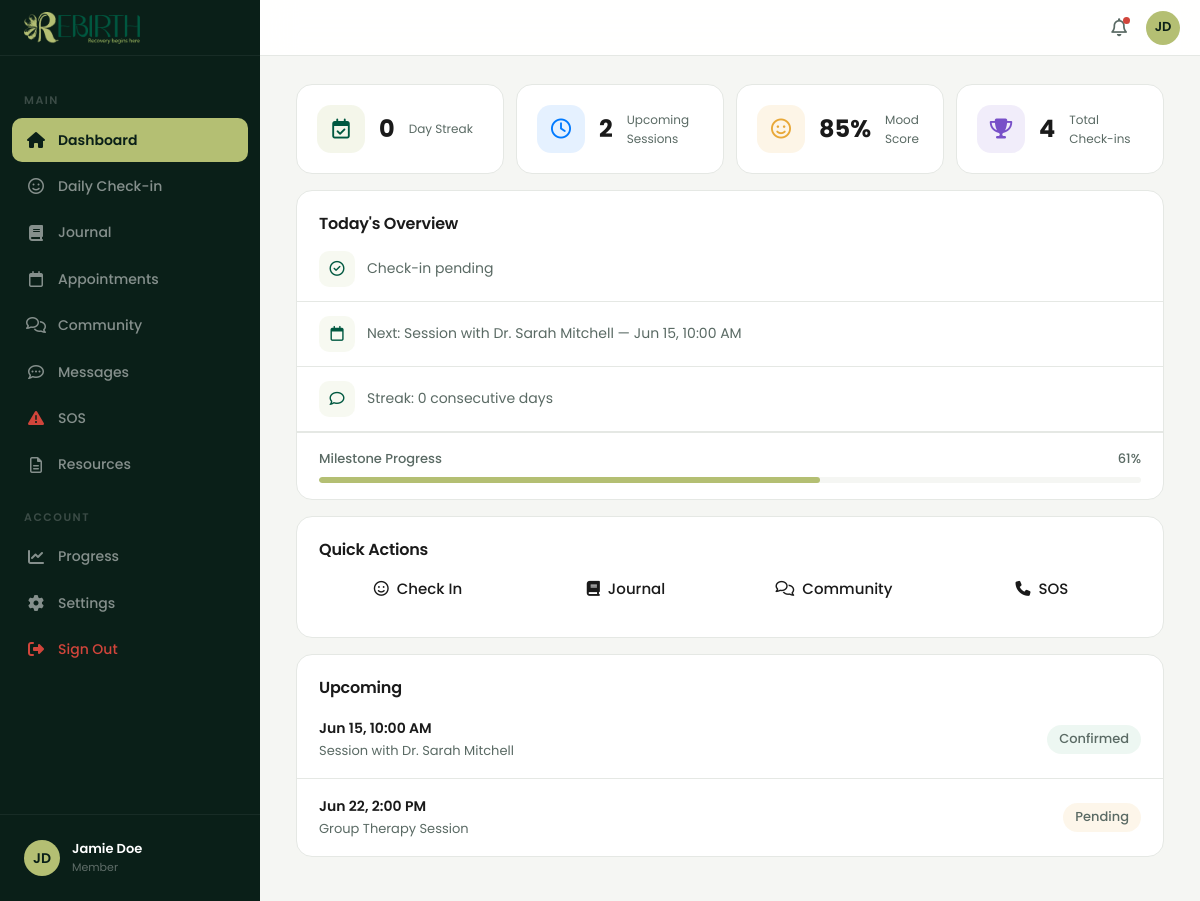
Page /panel/dashboard (signed in) on the committed database.
### tables this page shows
CREATE TABLE `users` (
  `id` INT AUTO_INCREMENT PRIMARY KEY,
  `name` VARCHAR(100) NOT NULL,
  `email` VARCHAR(255) NOT NULL UNIQUE,
  `password_hash` VARCHAR(255) NOT NULL,
  `role` ENUM('member','therapist','admin') NOT NULL DEFAULT 'member',
  `stage` ENUM('Onboarding','Active','Maintenance','Alumni') NOT NULL DEFAULT 'Onboarding',
  `avatar` VARCHAR(255) DEFAULT NULL,
  `initials` VARCHAR(4) NOT NULL,
  `created_at` DATETIME NOT NULL DEFAULT CURRENT_TIMESTAMP,
  `updated_at` DATETIME NOT NULL DEFAULT CURRENT_TIMESTAMP ON UPDATE CURRENT_TIMESTAMP
);

CREATE TABLE `appointments` (
  `id` INT AUTO_INCREMENT PRIMARY KEY,
  `user_id` INT NOT NULL,
  `therapist_id` INT DEFAULT NULL,
  `title` VARCHAR(200) NOT NULL,
  `date_time` DATETIME NOT NULL,
  `status` ENUM('confirmed','pending','cancelled','completed') NOT NULL DEFAULT 'pending',
  `notes` TEXT DEFAULT NULL,
  `created_at` DATETIME NOT NULL DEFAULT CURRENT_TIMESTAMP,
  FOREIGN KEY (`user_id`) REFERENCES `users`(`id`) ON DELETE CASCADE,
  FOREIGN KEY (`therapist_id`) REFERENCES `users`(`id`) ON DELETE SET NULL
);

### app/views/panel/dashboard.php (the view)
<div class="stats-row">
  <div class="stat-card">
    <div class="stat-icon green"><i class="fa-regular fa-calendar-check"></i></div>
    <div class="stat-value"><?= $streak ?></div>
    <div class="stat-label">Day Streak</div>
  </div>
  <div class="stat-card">
    <div class="stat-icon blue"><i class="fa-regular fa-clock"></i></div>
    <div class="stat-value"><?= count($appointments) ?></div>
    <div class="stat-label">Upcoming Sessions</div>
  </div>
  <div class="stat-card">
    <div class="stat-icon orange"><i class="fa-regular fa-face-smile"></i></div>
    <div class="stat-value"><?= $avgMood ?>%</div>
    <div class="stat-label">Mood Score</div>
  </div>
  <div class="stat-card">
    <div class="stat-icon purple"><i class="fa-solid fa-trophy"></i></div>
    <div class="stat-value"><?= $totalCheckins ?></div>
    <div class="stat-label">Total Check-ins</div>
  </div>
</div>
<div class="card">
  <h2>Today's Overview</h2>
  <div class="overview-row"><i class="fa-regular fa-circle-check"></i><span><?= $todayCheckin ? 'Check-in completed' : 'Check-in pending' ?></span></div>
  <div class="overview-row"><i class="fa-regular fa-calendar"></i><span><?= !empty($appointments) ? 'Next: ' . htmlspecialchars($appointments[0]['title']) . ' — ' . date('M j, g:i A', strtotime($appointments[0]['date_time'])) : 'No upcoming appointments' ?></span></div>
  <div class="overview-row"><i class="fa-regular fa-comment"></i><span>Streak: <?= $streak ?> consecutive days</span></div>
  <div class="today-progress">
    <div class="progress-header"><span>Milestone Progress</span><span><?= $milestones ? round(array_sum(array_column($milestones, 'progress')) / count($milestones)) : 0 ?>%</span></div>
    <div class="progress-bar"><div class="progress-bar-fill accent" style="width:<?= $milestones ? round(array_sum(array_column($milestones, 'progress')) / count($milestones)) : 0 ?>%"></div></div>
  </div>
</div>
<div class="card">
  <h2>Quick Actions</h2>
  <div class="quick-actions">
    <a href="/panel/checkin" class="btn" style="display:flex;align-items:center;gap:8px;justify-content:center;"><i class="fa-regular fa-face-smile"></i> Check In</a>
    <a href="/panel/journal" class="btn" style="display:flex;align-items:center;gap:8px;justify-content:center;"><i class="fa-solid fa-book"></i> Journal</a>
    <a href="/panel/community" class="btn" style="display:flex;align-items:center;gap:8px;justify-content:center;"><i class="fa-regular fa-comments"></i> Community</a>
    <a href="#" class="btn danger" style="display:flex;align-items:center;gap:8px;justify-content:center;"><i class="fa-solid fa-phone"></i> SOS</a>
  </div>
</div>
<div class="card">
  <h2>Upcoming</h2>
  <?php if (empty($appointments)): ?>
  <div class="overview-row"><span style="color:var(--color-text-muted);">No upcoming sessions</span></div>
  <?php else: ?>
  <?php foreach ($appointments as $apt): ?>
  <div class="appointment-item">
    <div><strong><?= date('M j, g:i A', strtotime($apt['date_time'])) ?></strong><span><?= htmlspecialchars($apt['title']) ?></span></div>
    <span class="badge badge-<?= $apt['status'] === 'confirmed' ? 'green' : ($apt['status'] === 'pending' ? 'orange' : 'gray') ?>"><?= htmlspecialchars(ucfirst($apt['status'])) ?></span>
  </div>
  <?php endforeach; ?>
  <?php endif; ?>
</div>

### app/views/layouts/panel.php (shortened to what the rows shown need)
<!DOCTYPE html>
<html lang="en">
<head>
  <link rel="stylesheet" href="/css/app.css">
  <link rel="stylesheet" href="https://cdnjs.cloudflare.com/ajax/libs/font-awesome/6.5.1/css/all.min.css">
</head>
<body data-user-id="<?= $_SESSION['user_id'] ?? 0 ?>">
  <div class="app-layout">
    <aside class="app-sidebar">
      <div class="app-sidebar-header">
        <img src="/logo.png" alt="Rebirth">
      </div>
      <nav class="app-sidebar-nav">
        <?php if ($user['role'] === 'therapist'): ?>
        <div class="app-sidebar-section">Overview</div>
        <a href="/panel/dashboard" class="app-sidebar-link <?= $page === 'Dashboard' ? 'active' : '' ?>"><i class="fa-solid fa-house"></i>Dashboard</a>
        <a href="/therapist/patients" class="app-sidebar-link <?= $page === 'My Patients' ? 'active' : '' ?>"><i class="fa-solid fa-heart-pulse"></i>My Patients</a>
        <div class="app-sidebar-section">Communication</div>
        <a href="/therapist/messages" class="app-sidebar-link <?= $page === 'Messages' ? 'active' : '' ?>"><i class="fa-regular fa-comment-dots"></i>Messages</a>
        <a href="/therapist/sos" class="app-sidebar-link <?= $page === 'SOS Alerts' ? 'active' : '' ?>">
          <i class="fa-solid fa-triangle-exclamation" style="color:var(--color-danger);"></i>SOS Alerts
          <span id="sosBadge" style="display:none;background:var(--color-danger);color:white;font-size:11px;padding:1px 6px;border-radius:10px;margin-left:auto;"></span>
        </a>
        <a href="/therapist/resources" class="app-sidebar-link <?= $page === 'Resources' ? 'active' : '' ?>"><i class="fa-solid fa-folder-open"></i>Resources</a>
        <a href="/panel/appointments" class="app-sidebar-link <?= $page === 'Appointments' ? 'active' : '' ?>"><i class="fa-regular fa-calendar"></i>Schedule</a>
        <a href="/panel/community" class="app-sidebar-link <?= $page === 'Community' ? 'active' : '' ?>"><i class="fa-regular fa-comments"></i>Community</a>
        <div class="app-sidebar-section">Settings</div>
        <a href="/therapist/availability" class="app-sidebar-link <?= $page === 'Availability' ? 'active' : '' ?>"><i class="fa-solid fa-clock"></i>Availability</a>
        <a href="/panel/settings" class="app-sidebar-link <?= $page === 'Settings' ? 'active' : '' ?>"><i class="fa-solid fa-gear"></i>Settings</a>
        <a href="/logout" class="app-sidebar-link" style="color:var(--color-danger);"><i class="fa-solid fa-right-from-bracket"></i>Sign Out</a>
        <?php else: ?>
        <div class="app-sidebar-section">Main</div>
        <a href="/panel/dashboard" class="app-sidebar-link <?= $page === 'Dashboard' ? 'active' : '' ?>"><i class="fa-solid fa-house"></i>Dashboard</a>
        <a href="/panel/checkin" class="app-sidebar-link <?= $page === 'Daily Check-in' ? 'active' : '' ?>"><i class="fa-regular fa-face-smile"></i>Daily Check-in</a>
        <a href="/panel/journal" class="app-sidebar-link <?= $page === 'Journal' ? 'active' : '' ?>"><i class="fa-solid fa-book"></i>Journal</a>
        <a href="/panel/appointments" class="app-sidebar-link <?= $page === 'Appointments' ? 'active' : '' ?>"><i class="fa-regular fa-calendar"></i>Appointments</a>
        <a href="/panel/community" class="app-sidebar-link <?= $page === 'Community' ? 'active' : '' ?>"><i class="fa-regular fa-comments"></i>Community</a>
        <a href="/panel/messages" class="app-sidebar-link <?= $page === 'Messages' ? 'active' : '' ?>"><i class="fa-regular fa-comment-dots"></i>Messages</a>
        <a href="/panel/sos" class="app-sidebar-link <?= $page === 'SOS' ? 'active' : '' ?>"><i class="fa-solid fa-triangle-exclamation" style="color:var(--color-danger);"></i>SOS</a>
        <a href="/panel/resources" class="app-sidebar-link <?= $page === 'Resources' ? 'active' : '' ?>"><i class="fa-regular fa-file-lines"></i>Resources</a>
        <div class="app-sidebar-section">Account</div>
        <a href="/panel/progress" class="app-sidebar-link <?= $page === 'Progress' ? 'active' : '' ?>"><i class="fa-solid fa-chart-line"></i>Progress</a>
        <a href="/panel/settings" class="app-sidebar-link <?= $page === 'Settings' ? 'active' : '' ?>"><i class="fa-solid fa-gear"></i>Settings</a>
        <a href="/logout" class="app-sidebar-link" style="color:var(--color-danger);"><i class="fa-solid fa-right-from-bracket"></i>Sign Out</a>
        <?php endif; ?>
      </nav>
      <div class="app-sidebar-footer">
        <div class="app-sidebar-user">
          <?php if (!empty($user['avatar'])): ?>
          <img src="/uploads/avatars/<?= htmlspecialchars($user['avatar']) ?>" alt="" class="app-sidebar-user-avatar" style="object-fit:cover;">
          <?php else: ?>
          <div class="app-sidebar-user-avatar"><?= htmlspecialchars($user['initials']) ?></div>
          <?php endif; ?>
          <div>
            <div class="app-sidebar-user-name"><?= htmlspecialchars($user['name']) ?></div>
            <div class="app-sidebar-user-role"><?= htmlspecialchars(ucfirst($user['role'])) ?></div>
          </div>
        </div>
      </div>
    </aside>
    <div class="app-main" style="flex:1;display:flex;flex-direction:column;min-width:0;">
      <header class="app-topbar">
        <div class="app-topbar-left">
          <span class="app-topbar-title"><?= htmlspecialchars($page) ?></span>
        </div>
        <div class="app-topbar-right">
          <button class="app-topbar-btn"><i class="fa-regular fa-bell"></i><span class="dot"></span></button>
          <?php if (!empty($user['avatar'])): ?>
          <img src="/uploads/avatars/<?= htmlspecialchars($user['avatar']) ?>" alt="" class="app-topbar-avatar" style="object-fit:cover;">
          <?php else: ?>
          <div class="app-topbar-avatar"><?= htmlspecialchars($user['initials']) ?></div>
          <?php endif; ?>
        </div>
      </header>
      <div class="app-content">
        <?= $content ?>
      </div>
    </div>
  </div>
</body>
</html>

### rows in the picture
users: initials "JD", name "Jamie Doe", role "Member"
appointments: title "Session with Dr. Sarah Mitchell", date_time "Jun 15, 10:00 AM", status "Confirmed"
appointments: date_time "Jun 22, 2:00 PM", title "Group Therapy Session", status "Pending"

### other values in the picture
$streak "0"
count($appointments) "2"
$avgMood "85"
$totalCheckins "4"
array_sum(array_column($milestones, 'progress')) / count($milestones) "61"
